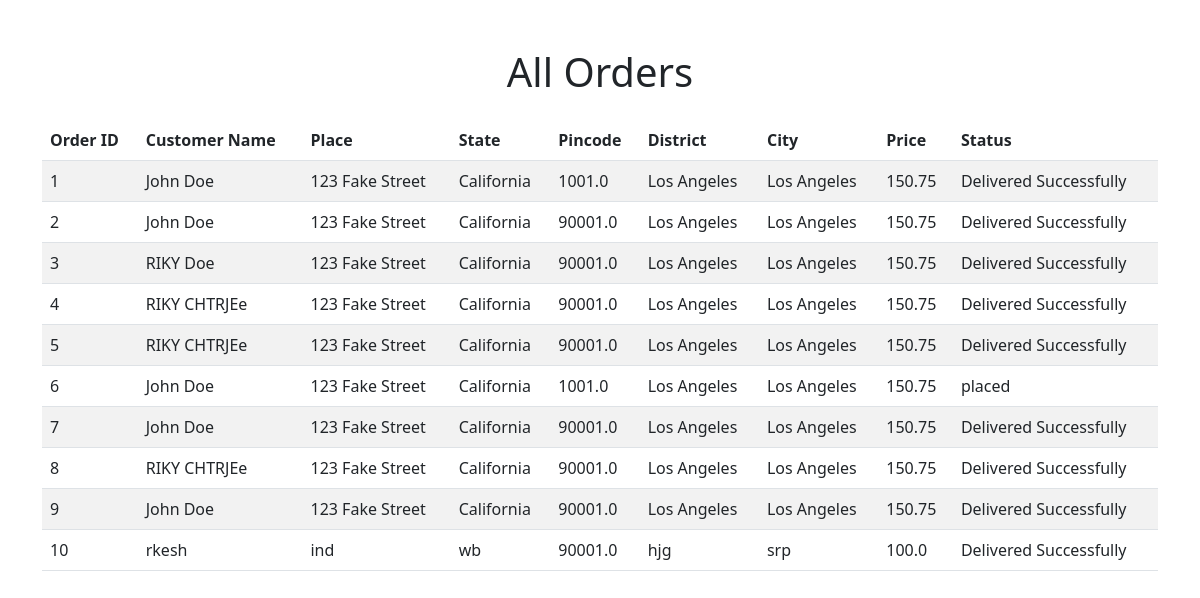
The page /view_orders on the database its author committed.
### models.py (models this page shows)
class Order(db.Model):
    __tablename__ = 'orders'
    id = db.Column(db.Integer, primary_key=True)
    customer_name = db.Column(db.String(100), nullable=False)
    place = db.Column(db.String(100), nullable=False)
    state = db.Column(db.String(100), nullable=False)
    pincode = db.Column(db.Float, nullable=False)
    district = db.Column(db.String(100), nullable=False)
    city = db.Column(db.String(100), nullable=False)
    price = db.Column(db.Float, nullable=False)
    status = db.Column(db.String(50), nullable=False)

### views.py (the view)
@bp.route('/view_orders', methods=['GET'])
def view_orders():
    orders = Order.query.all()
    return render_template('view_order.html', orders=orders)

### view_order.html (shortened to what this page needs)
<!DOCTYPE html>
<html lang="en">
<head>
    <link href="https://cdn.jsdelivr.net/npm/bootstrap@5.3.0/dist/css/bootstrap.min.css" rel="stylesheet">
</head>
<body>
    <div class="container mt-5">
        <h1 class="text-center mb-4">All Orders</h1>
        <table class="table table-striped">
            <thead>
                <tr>
                    <th>Order ID</th>
                    <th>Customer Name</th>
                    <th>Place</th>
                    <th>State</th>
                    <th>Pincode</th>
                    <th>District</th>
                    <th>City</th>
                    <th>Price</th>
                    <th>Status</th>
                </tr>
            </thead>
            <tbody>
                {% for order in orders %}
                <tr>
                    <td>{{ order.id }}</td>
                    <td>{{ order.customer_name }}</td>
                    <td>{{ order.place }}</td>
                    <td>{{ order.state }}</td>
                    <td>{{ order.pincode }}</td>
                    <td>{{ order.district }}</td>
                    <td>{{ order.city }}</td>
                    <td>{{ order.price }}</td>
                    <td>{{ order.status }}</td>
                </tr>
                {% endfor %}
            </tbody>
        </table>
    </div>
</body>
</html>

### rows shown on the page
Order: id "1", customer_name "John Doe", place "123 Fake Street", state "California", pincode "1001.0", district "Los Angeles", city "Los Angeles", price "150.75", status "Delivered Successfully"
Order: id "2", customer_name "John Doe", place "123 Fake Street", state "California", pincode "90001.0", district "Los Angeles", city "Los Angeles", price "150.75", status "Delivered Successfully"
Order: id "3", customer_name "RIKY Doe", place "123 Fake Street", state "California", pincode "90001.0", district "Los Angeles", city "Los Angeles", price "150.75", status "Delivered Successfully"
Order: id "4", customer_name "RIKY CHTRJEe", place "123 Fake Street", state "California", pincode "90001.0", district "Los Angeles", city "Los Angeles", price "150.75", status "Delivered Successfully"
Order: id "5", customer_name "RIKY CHTRJEe", place "123 Fake Street", state "California", pincode "90001.0", district "Los Angeles", city "Los Angeles", price "150.75", status "Delivered Successfully"
Order: id "6", customer_name "John Doe", place "123 Fake Street", state "California", pincode "1001.0", district "Los Angeles", city "Los Angeles", price "150.75", status "placed"
Order: id "7", customer_name "John Doe", place "123 Fake Street", state "California", pincode "90001.0", district "Los Angeles", city "Los Angeles", price "150.75", status "Delivered Successfully"
Order: id "8", customer_name "RIKY CHTRJEe", place "123 Fake Street", state "California", pincode "90001.0", district "Los Angeles", city "Los Angeles", price "150.75", status "Delivered Successfully"
Order: id "9", customer_name "John Doe", place "123 Fake Street", state "California", pincode "90001.0", district "Los Angeles", city "Los Angeles", price "150.75", status "Delivered Successfully"
Order: id "10", customer_name "rkesh", place "ind", state "wb", pincode "90001.0", district "hjg", city "srp", price "100.0", status "Delivered Successfully"
